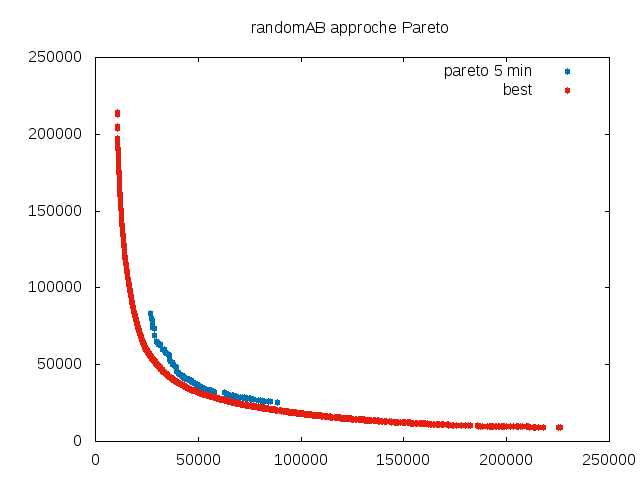

The gnuplot source for this figure:
set terminal png
set output "ab_pareto_5.png"
set title "randomAB approche Pareto"
plot "randomAB_OnLineFiltered_time=5_nb=500.tsp" using 1:2 title "pareto 5 min" pointtype 7 linecolor 6, "../../data/best.randomAB100.tsp" using 1:2 title "best" pointtype 7 linecolor 7
